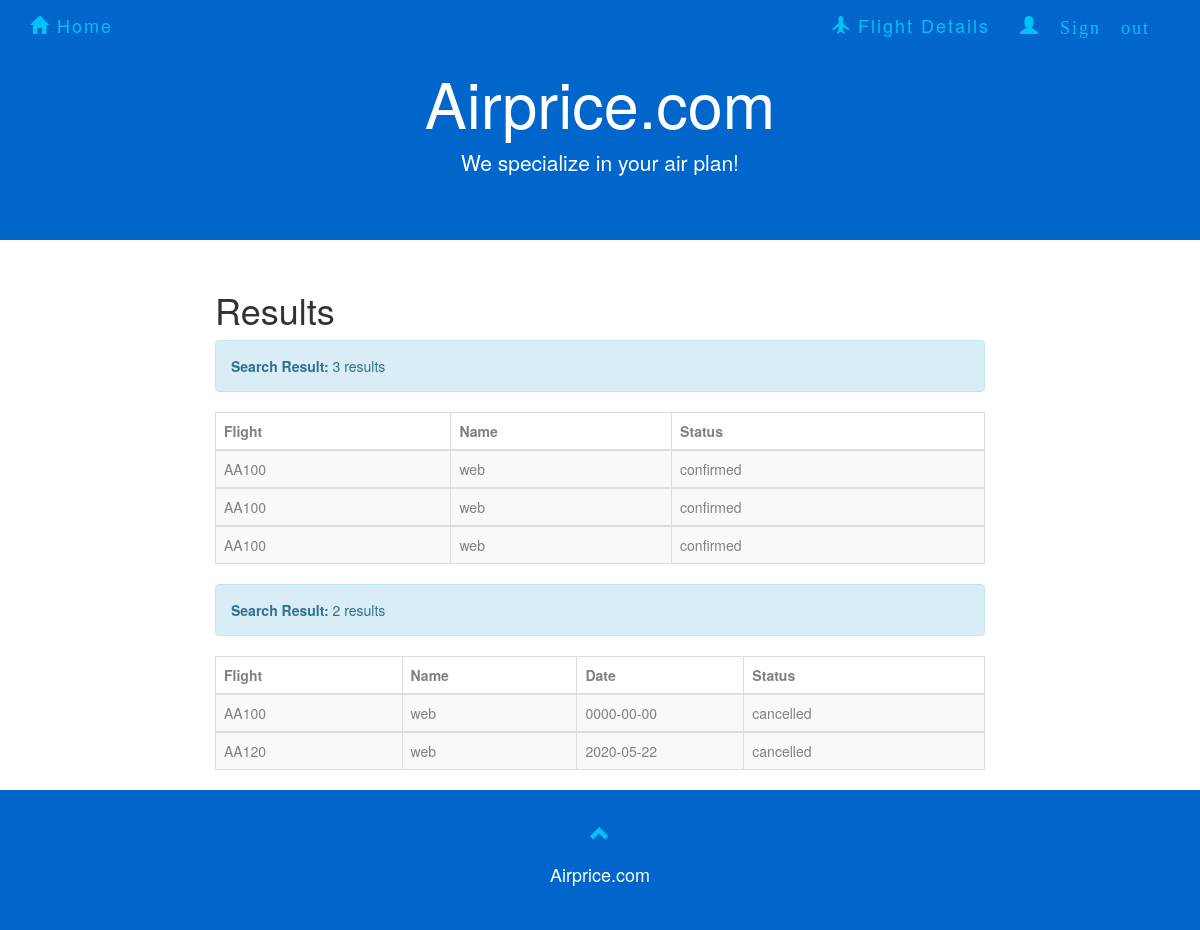
Screenshot of /demo/reservedetails.php with the database file from the repository.
### tables this page shows
CREATE TABLE `confirmed` (
  `ID` int(11) NOT NULL,
  `flightno` varchar(50) NOT NULL,
  `username` varchar(50) NOT NULL
);

CREATE TABLE `cancelled` (
  `ID` int(11) NOT NULL,
  `flightno` varchar(50) NOT NULL,
  `username` varchar(52) NOT NULL,
  `date` date NOT NULL
);

### demo/reservedetails.php (the view, shortened to what this page needs)
<!DOCTYPE html>
<html>
<html lang="en">
<head>
    <link rel="stylesheet" href="http://maxcdn.bootstrapcdn.com/bootstrap/3.3.5/css/bootstrap.min.css">
    <link rel="stylesheet" href="forcompany.css">
    <link rel="stylesheet" href="AdminSignin.css">
 </head>
<body>
<nav class="navbar navbar-default navbar-fixed-top">
        <div class="container">
            <div class="navbar-header">
                <a class="navbar-brand" href="homepage.html"><span class="glyphicon glyphicon-home"></span> Home</a>
            </div>
            <div class="collapse navbar-collapse" id="myNavbar">
                <ul class="nav navbar-nav navbar-right">
                    <li id = "cart">
                        <a class="navbar-brand" href="checkdetails.php"><span class="   glyphicon glyphicon-plane"></span> Flight Details</a>
                    </li>
                    <li class="dropdown">
                        <a class="dropdown-toggle" data-toggle="dropdown" href="homepage.html"><span class="glyphicon glyphicon-user"> Sign out&nbsp;</span>  </a>
                    </li>
                </ul>
            </div>
        </div>
    </nav>
<div class="jumbotron text-center">
        <h1>Airprice.com</h1>
        <p>We specialize in your air plan!</p>
</div>
<div class="container-fluid text-center">
  <div class="row content">
    <div class="col-sm-2 sidenav">
    </div>
    <div class="col-sm-8 text-left">
      <h1> Results</h1>
<?php
include_once 'dbconnect2.php';
    $sql1 = "SELECT *
            FROM confirmed";
$result = mysqli_query($con,$sql1);
$rowcount = mysqli_num_rows($result);
if($rowcount == 0){
    echo "<div class='alert alert-info'><strong>Search Result: </strong>".$rowcount." result</div>";
}
else{
echo "<div class='alert alert-info'><strong>Search Result: </strong>".$rowcount." results</div>";
echo "<table class='table table-bordered table-striped table-hover'>
      <thead>
      <tr>
        <th>Flight</th>
        <th>Name</th>
        <th>Status</th>
      </tr>
      </thead>";
while($row = mysqli_fetch_array($result)) {
    echo "<tbody><tr>";
    echo "<td>" . $row['flightno'] . "</td>";
    echo "<td>" . $row['username']. "</td>";
    echo "<td>" . "confirmed" . "</td>";
    echo "</tr>";
}
echo " </tbody></table>";
}
$sql2 = "SELECT *
            FROM cancelled";
$result = mysqli_query($con,$sql2);
$rowcount = mysqli_num_rows($result);
if($rowcount == 0){
    echo "<div class='alert alert-info'><strong>Search Result: </strong>".$rowcount." result</div>";
}
else{
echo "<div class='alert alert-info'><strong>Search Result: </strong>".$rowcount." results</div>";
echo "<table class='table table-bordered table-striped table-hover'>
      <thead>
      <tr>
        <th>Flight</th>
        <th>Name</th>
        <th>Date</th>
        <th>Status</th>
      </tr>
      </thead>";
while($row = mysqli_fetch_array($result)) {
    echo "<tbody><tr>";
    echo "<td>" . $row['flightno'] . "</td>";
    echo "<td>" . $row['username']. "</td>";
    echo "<td>" . $row['date'] . "</td>";
    echo "<td>" . "cancelled" . "</td>";
    echo "</tr>";
}
echo " </tbody></table>";
}
?>
    </div>
  </div>
</div>
<footer class="container-fluid text-center">
        <a href="#signUpPage" title="To Top">
            <span class="glyphicon glyphicon-chevron-up"></span>
        </a>
        <p>Airprice.com</p>
</footer>
</body>
</html>

### demo/forcompany.css (style rules this page uses)
.jumbotron { background-color: #0066cc; color: #ffffff; }
.navbar { margin-bottom: 0; background-color: #0066cc; border: 0; font-size: 18px !important; letter-spacing: 2px; opacity: 0.9; }
.navbar li a, .navbar .navbar-brand { color: #00ccff !important; }
footer { background-color: #0066cc; color: #fff; padding: 32px; font-size: 18px; }
footer .glyphicon { font-size: 20px; margin-bottom: 20px; color: #00ccff; opacity: 0.9; }

### demo/AdminSignin.css (style rules this page uses)
th { width: 50px; height: 10px; color: gray; }
td { color: gray; }

### rows the page displays
confirmed: flightno "AA100", username "web"
confirmed: flightno "AA100", username "web"
confirmed: flightno "AA100", username "web"
cancelled: flightno "AA100", username "web", date "0000-00-00"
cancelled: flightno "AA120", username "web", date "2020-05-22"

### other values shown
$rowcount "3"
$rowcount "2"
